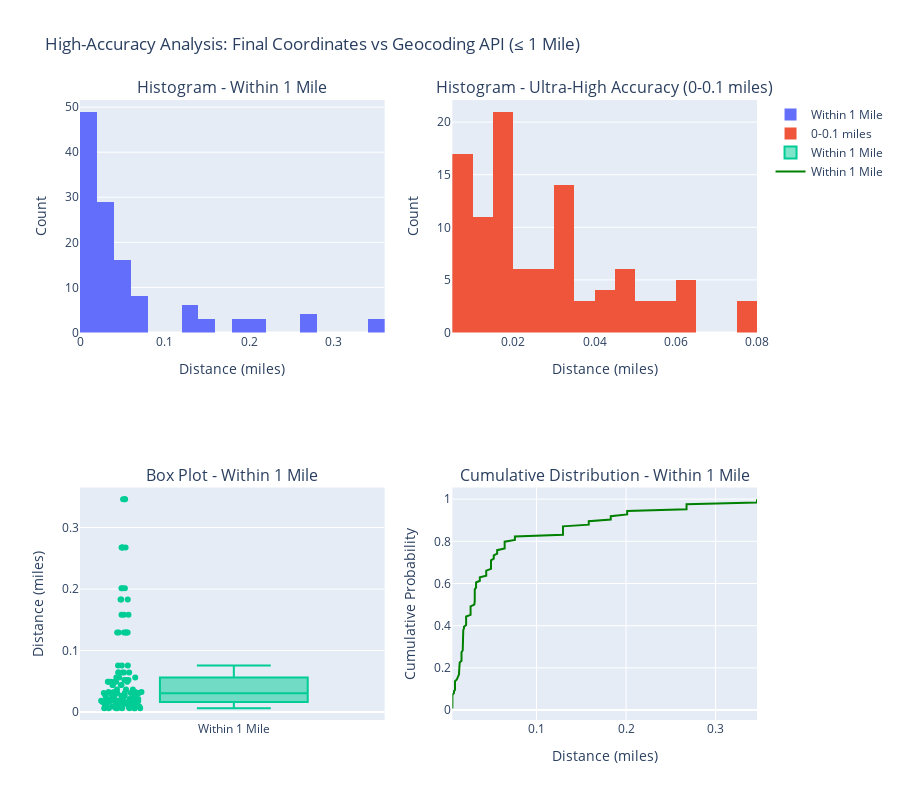

The notebook cell saved with this chart:
### Code cell
import plotly.express as px
import plotly.graph_objects as go
from plotly.subplots import make_subplots
import numpy as np

# Get the valid distances (non-null values)
valid_distances = df['Distance_Final_vs_API'].dropna()

# Filter to only distances within 1 mile (high-accuracy cases)
distances_within_1_mile = valid_distances[valid_distances <= 1]

print("High-Accuracy Analysis: Distances Within 1 Mile")
print("=" * 50)
print(f"Total data points: {len(valid_distances)}")
print(f"Points within 1 mile: {len(distances_within_1_mile)} ({(len(distances_within_1_mile)/len(valid_distances)*100):.1f}%)")
print(f"Points beyond 1 mile: {len(valid_distances) - len(distances_within_1_mile)} ({((len(valid_distances) - len(distances_within_1_mile))/len(valid_distances)*100):.1f}%)")
print()

# Create detailed analysis for the within-1-mile subset
fig = make_subplots(
    rows=2, cols=2,
    subplot_titles=('Histogram - Within 1 Mile', 'Histogram - Ultra-High Accuracy (0-0.1 miles)', 
                   'Box Plot - Within 1 Mile', 'Cumulative Distribution - Within 1 Mile'),
    specs=[[{"secondary_y": False}, {"secondary_y": False}],
           [{"secondary_y": False}, {"secondary_y": False}]]
)

# 1. Histogram - Within 1 mile
fig.add_trace(
    go.Histogram(x=distances_within_1_mile, nbinsx=25, name='Within 1 Mile'),
    row=1, col=1
)

# 2. Histogram - Ultra-high accuracy (0-0.1 miles)
distances_ultra_high = distances_within_1_mile[distances_within_1_mile <= 0.1]
fig.add_trace(
    go.Histogram(x=distances_ultra_high, nbinsx=20, name='0-0.1 miles'),
    row=1, col=2
)

# 3. Box plot - Within 1 mile
fig.add_trace(
    go.Box(y=distances_within_1_mile, name='Within 1 Mile', boxpoints='all'),
    row=2, col=1
)

# 4. Cumulative distribution - Within 1 mile
sorted_distances_1mile = np.sort(distances_within_1_mile)
cumulative_prob_1mile = np.arange(1, len(sorted_distances_1mile) + 1) / len(sorted_distances_1mile)
fig.add_trace(
    go.Scatter(x=sorted_distances_1mile, y=cumulative_prob_1mile, mode='lines', 
              name='Within 1 Mile', line=dict(color='green')),
    row=2, col=2
)

# Update layout
fig.update_layout(
    height=800,
    title_text="High-Accuracy Analysis: Final Coordinates vs Geocoding API (≤ 1 Mile)",
    showlegend=True
)

# Update x-axis labels
fig.update_xaxes(title_text="Distance (miles)", row=1, col=1)
fig.update_xaxes(title_text="Distance (miles)", row=1, col=2)
fig.update_xaxes(title_text="", row=2, col=1)
fig.update_xaxes(title_text="Distance (miles)", row=2, col=2)

# Update y-axis labels
fig.update_yaxes(title_text="Count", row=1, col=1)
fig.update_yaxes(title_text="Count", row=1, col=2)
fig.update_yaxes(title_text="Distance (miles)", row=2, col=1)
fig.update_yaxes(title_text="Cumulative Probability", row=2, col=2)

fig.show()

# Detailed statistics for within 1 mile
print("Detailed Statistics for High-Accuracy Cases (≤ 1 Mile):")
print("=" * 60)
print(f"Count: {len(distances_within_1_mile)}")
print(f"Mean: {distances_within_1_mile.mean():.4f} miles")
print(f"Median: {distances_within_1_mile.median():.4f} miles")
print(f"Standard deviation: {distances_within_1_mile.std():.4f} miles")
print(f"Min: {distances_within_1_mile.min():.4f} miles")
print(f"Max: {distances_within_1_mile.max():.4f} miles")
print(f"Skewness: {distances_within_1_mile.skew():.2f}")
print(f"Kurtosis: {distances_within_1_mile.kurtosis():.2f}")
print()

print("Precision Distribution (Within 1 Mile):")
print("-" * 45)
print(f"Within 0.01 miles (53 feet): {(distances_within_1_mile <= 0.01).sum()} ({(distances_within_1_mile <= 0.01).mean()*100:.1f}%)")
print(f"Within 0.05 miles (264 feet): {(distances_within_1_mile <= 0.05).sum()} ({(distances_within_1_mile <= 0.05).mean()*100:.1f}%)")
print(f"Within 0.1 miles (528 feet): {(distances_within_1_mile <= 0.1).sum()} ({(distances_within_1_mile <= 0.1).mean()*100:.1f}%)")
print(f"Within 0.25 miles (1,320 feet): {(distances_within_1_mile <= 0.25).sum()} ({(distances_within_1_mile <= 0.25).mean()*100:.1f}%)")
print(f"Within 0.5 miles (2,640 feet): {(distances_within_1_mile <= 0.5).sum()} ({(distances_within_1_mile <= 0.5).mean()*100:.1f}%)")
print(f"0.5 - 1.0 miles: {((distances_within_1_mile > 0.5) & (distances_within_1_mile <= 1.0)).sum()} ({((distances_within_1_mile > 0.5) & (distances_within_1_mile <= 1.0)).mean()*100:.1f}%)")
print()

print("Percentiles (Within 1 Mile):")
print("-" * 30)
percentiles = [10, 25, 50, 75, 90, 95, 99]
for p in percentiles:
    value = distances_within_1_mile.quantile(p/100)
    print(f"{p}th percentile: {value:.4f} miles ({value*5280:.0f} feet)")
print()

# Compare accuracy levels
print("Accuracy Level Breakdown:")
print("-" * 35)
total_within_1 = len(distances_within_1_mile)
print(f"Street-level accuracy (≤0.01 mi): {(distances_within_1_mile <= 0.01).sum()}/{total_within_1} ({(distances_within_1_mile <= 0.01).mean()*100:.1f}%)")
print(f"Block-level accuracy (0.01-0.1 mi): {((distances_within_1_mile > 0.01) & (distances_within_1_mile <= 0.1)).sum()}/{total_within_1} ({((distances_within_1_mile > 0.01) & (distances_within_1_mile <= 0.1)).mean()*100:.1f}%)")
print(f"Neighborhood accuracy (0.1-0.5 mi): {((distances_within_1_mile > 0.1) & (distances_within_1_mile <= 0.5)).sum()}/{total_within_1} ({((distances_within_1_mile > 0.1) & (distances_within_1_mile <= 0.5)).mean()*100:.1f}%)")
print(f"Local area accuracy (0.5-1.0 mi): {((distances_within_1_mile > 0.5) & (distances_within_1_mile <= 1.0)).sum()}/{total_within_1} ({((distances_within_1_mile > 0.5) & (distances_within_1_mile <= 1.0)).mean()*100:.1f}%)")

### Figure 1 — Plotly figure (JSON) as saved in the notebook; plotly's stock layout.template omitted (floating-point values rounded to 4 significant figures)
{"data": [{"name": "Within 1 Mile", "nbinsx": 25, "type": "histogram", "x": [0.03245, 0.03245, 0.03245, 0.03245, 0.05603, 0.05603, 0.05603, 0.031, 0.031, 0.031, 0.031, 0.031, 0.031, 0.1583, 0.1583, 0.1583, 0.02632, 0.02632, 0.02632, 0.02632, 0.02632, 0.02632, 0.02134, 0.02134, 0.02134, 0.02134, 0.02134, 0.02134, 0.008942, 0.008942, 0.008942, 0.008942, 0.008942, 0.008942, 0.006046, 0.006046, 0.006046, 0.006046, 0.006046, 0.006046, 0.06437, 0.06437, 0.06437, 0.06437, 0.06437, 0.04911, 0.04911, 0.04911, 0.04911, 0.04911, 0.04911, 0.01754, 0.01754, 0.01754, 0.01754, 0.01754, 0.01754, 0.01343, 0.01343, 0.01343, 0.01343, 0.01343, 0.01343, 0.01818, 0.01818, 0.01818, 0.01818, 0.01818, 0.01818, 0.1295, 0.1295, 0.1295, 0.1295, 0.1295, 0.1295, 0.0162, 0.0162, 0.0162, 0.0162, 0.0162, 0.0162, 0.3462, 0.3462, 0.3462, 0.2012, 0.2012, 0.2012, 0.1829, 0.1829, 0.1829, 0.0305, 0.01895, 0.01895, 0.01419, 0.01419, 0.01419, 0.2675, 0.2675, 0.2675, 0.2675, 0.03098, 0.03098, 0.03098, 0.01786, 0.01098, 0.03666, 0.03666, 0.03666, 0.07585, 0.07585, 0.07585, 0.0438, 0.0438, 0.0438, 0.0438, 0.05221, 0.05221, 0.05221, 0.005966, 0.005966, 0.005966, 0.007743, 0.007743, 0.01185], "xaxis": "x", "yaxis": "y"}, {"name": "0-0.1 miles", "nbinsx": 20, "type": "histogram", "x": [0.03245, 0.03245, 0.03245, 0.03245, 0.05603, 0.05603, 0.05603, 0.031, 0.031, 0.031, 0.031, 0.031, 0.031, 0.02632, 0.02632, 0.02632, 0.02632, 0.02632, 0.02632, 0.02134, 0.02134, 0.02134, 0.02134, 0.02134, 0.02134, 0.008942, 0.008942, 0.008942, 0.008942, 0.008942, 0.008942, 0.006046, 0.006046, 0.006046, 0.006046, 0.006046, 0.006046, 0.06437, 0.06437, 0.06437, 0.06437, 0.06437, 0.04911, 0.04911, 0.04911, 0.04911, 0.04911, 0.04911, 0.01754, 0.01754, 0.01754, 0.01754, 0.01754, 0.01754, 0.01343, 0.01343, 0.01343, 0.01343, 0.01343, 0.01343, 0.01818, 0.01818, 0.01818, 0.01818, 0.01818, 0.01818, 0.0162, 0.0162, 0.0162, 0.0162, 0.0162, 0.0162, 0.0305, 0.01895, 0.01895, 0.01419, 0.01419, 0.01419, 0.03098, 0.03098, 0.03098, 0.01786, 0.01098, 0.03666, 0.03666, 0.03666, 0.07585, 0.07585, 0.07585, 0.0438, 0.0438, 0.0438, 0.0438, 0.05221, 0.05221, 0.05221, 0.005966, 0.005966, 0.005966, 0.007743, 0.007743, 0.01185], "xaxis": "x2", "yaxis": "y2"}, {"boxpoints": "all", "name": "Within 1 Mile", "type": "box", "xaxis": "x3", "y": [0.03245, 0.03245, 0.03245, 0.03245, 0.05603, 0.05603, 0.05603, 0.031, 0.031, 0.031, 0.031, 0.031, 0.031, 0.1583, 0.1583, 0.1583, 0.02632, 0.02632, 0.02632, 0.02632, 0.02632, 0.02632, 0.02134, 0.02134, 0.02134, 0.02134, 0.02134, 0.02134, 0.008942, 0.008942, 0.008942, 0.008942, 0.008942, 0.008942, 0.006046, 0.006046, 0.006046, 0.006046, 0.006046, 0.006046, 0.06437, 0.06437, 0.06437, 0.06437, 0.06437, 0.04911, 0.04911, 0.04911, 0.04911, 0.04911, 0.04911, 0.01754, 0.01754, 0.01754, 0.01754, 0.01754, 0.01754, 0.01343, 0.01343, 0.01343, 0.01343, 0.01343, 0.01343, 0.01818, 0.01818, 0.01818, 0.01818, 0.01818, 0.01818, 0.1295, 0.1295, 0.1295, 0.1295, 0.1295, 0.1295, 0.0162, 0.0162, 0.0162, 0.0162, 0.0162, 0.0162, 0.3462, 0.3462, 0.3462, 0.2012, 0.2012, 0.2012, 0.1829, 0.1829, 0.1829, 0.0305, 0.01895, 0.01895, 0.01419, 0.01419, 0.01419, 0.2675, 0.2675, 0.2675, 0.2675, 0.03098, 0.03098, 0.03098, 0.01786, 0.01098, 0.03666, 0.03666, 0.03666, 0.07585, 0.07585, 0.07585, 0.0438, 0.0438, 0.0438, 0.0438, 0.05221, 0.05221, 0.05221, 0.005966, 0.005966, 0.005966, 0.007743, 0.007743, 0.01185], "yaxis": "y3"}, {"line": {"color": "green"}, "mode": "lines", "name": "Within 1 Mile", "type": "scatter", "x": [0.005966, 0.005966, 0.005966, 0.006046, 0.006046, 0.006046, 0.006046, 0.006046, 0.006046, 0.007743, 0.007743, 0.008942, 0.008942, 0.008942, 0.008942, 0.008942, 0.008942, 0.01098, 0.01185, 0.01343, 0.01343, 0.01343, 0.01343, 0.01343, 0.01343, 0.01419, 0.01419, 0.01419, 0.0162, 0.0162, 0.0162, 0.0162, 0.0162, 0.0162, 0.01754, 0.01754, 0.01754, 0.01754, 0.01754, 0.01754, 0.01786, 0.01818, 0.01818, 0.01818, 0.01818, 0.01818, 0.01818, 0.01895, 0.01895, 0.02134, 0.02134, 0.02134, 0.02134, 0.02134, 0.02134, 0.02632, 0.02632, 0.02632, 0.02632, 0.02632, 0.02632, 0.0305, 0.03098, 0.03098, 0.03098, 0.031, 0.031, 0.031, 0.031, 0.031, 0.031, 0.03245, 0.03245, 0.03245, 0.03245, 0.03666, 0.03666, 0.03666, 0.0438, 0.0438, 0.0438, 0.0438, 0.04911, 0.04911, 0.04911, 0.04911, 0.04911, 0.04911, 0.05221, 0.05221, 0.05221, 0.05603, 0.05603, 0.05603, 0.06437, 0.06437, 0.06437, 0.06437, 0.06437, 0.07585, 0.07585, 0.07585, 0.1295, 0.1295, 0.1295, 0.1295, 0.1295, 0.1295, 0.1583, 0.1583, 0.1583, 0.1829, 0.1829, 0.1829, 0.2012, 0.2012, 0.2012, 0.2675, 0.2675, 0.2675, 0.2675, 0.3462, 0.3462, 0.3462], "xaxis": "x4", "y": [0.008065, 0.01613, 0.02419, 0.03226, 0.04032, 0.04839, 0.05645, 0.06452, 0.07258, 0.08065, 0.08871, 0.09677, 0.1048, 0.1129, 0.121, 0.129, 0.1371, 0.1452, 0.1532, 0.1613, 0.1694, 0.1774, 0.1855, 0.1935, 0.2016, 0.2097, 0.2177, 0.2258, 0.2339, 0.2419, 0.25, 0.2581, 0.2661, 0.2742, 0.2823, 0.2903, 0.2984, 0.3065, 0.3145, 0.3226, 0.3306, 0.3387, 0.3468, 0.3548, 0.3629, 0.371, 0.379, 0.3871, 0.3952, 0.4032, 0.4113, 0.4194, 0.4274, 0.4355, 0.4435, 0.4516, 0.4597, 0.4677, 0.4758, 0.4839, 0.4919, 0.5, 0.5081, 0.5161, 0.5242, 0.5323, 0.5403, 0.5484, 0.5565, 0.5645, 0.5726, 0.5806, 0.5887, 0.5968, 0.6048, 0.6129, 0.621, 0.629, 0.6371, 0.6452, 0.6532, 0.6613, 0.6694, 0.6774, 0.6855, 0.6935, 0.7016, 0.7097, 0.7177, 0.7258, 0.7339, 0.7419, 0.75, 0.7581, 0.7661, 0.7742, 0.7823, 0.7903, 0.7984, 0.8065, 0.8145, 0.8226, 0.8306, 0.8387, 0.8468, 0.8548, 0.8629, 0.871, 0.879, 0.8871, 0.8952, 0.9032, 0.9113, 0.9194, 0.9274, 0.9355, 0.9435, 0.9516, 0.9597, 0.9677, 0.9758, 0.9839, 0.9919, 1.0], "yaxis": "y4"}], "layout": {"annotations": [{"font": {"size": 16}, "showarrow": false, "text": "Histogram - Within 1 Mile", "x": 0.225, "xanchor": "center", "xref": "paper", "y": 1, "yanchor": "bottom", "yref": "paper"}, {"font": {"size": 16}, "showarrow": false, "text": "Histogram - Ultra-High Accuracy (0-0.1 miles)", "x": 0.775, "xanchor": "center", "xref": "paper", "y": 1, "yanchor": "bottom", "yref": "paper"}, {"font": {"size": 16}, "showarrow": false, "text": "Box Plot - Within 1 Mile", "x": 0.225, "xanchor": "center", "xref": "paper", "y": 0.375, "yanchor": "bottom", "yref": "paper"}, {"font": {"size": 16}, "showarrow": false, "text": "Cumulative Distribution - Within 1 Mile", "x": 0.775, "xanchor": "center", "xref": "paper", "y": 0.375, "yanchor": "bottom", "yref": "paper"}], "height": 800, "showlegend": true, "title": {"text": "High-Accuracy Analysis: Final Coordinates vs Geocoding API (≤ 1 Mile)"}, "xaxis": {"anchor": "y", "domain": [0, 0.45], "title": {"text": "Distance (miles)"}}, "xaxis2": {"anchor": "y2", "domain": [0.55, 1], "title": {"text": "Distance (miles)"}}, "xaxis3": {"anchor": "y3", "domain": [0, 0.45], "title": {"text": ""}}, "xaxis4": {"anchor": "y4", "domain": [0.55, 1], "title": {"text": "Distance (miles)"}}, "yaxis": {"anchor": "x", "domain": [0.625, 1], "title": {"text": "Count"}}, "yaxis2": {"anchor": "x2", "domain": [0.625, 1], "title": {"text": "Count"}}, "yaxis3": {"anchor": "x3", "domain": [0, 0.375], "title": {"text": "Distance (miles)"}}, "yaxis4": {"anchor": "x4", "domain": [0, 0.375], "title": {"text": "Cumulative Probability"}}}}
